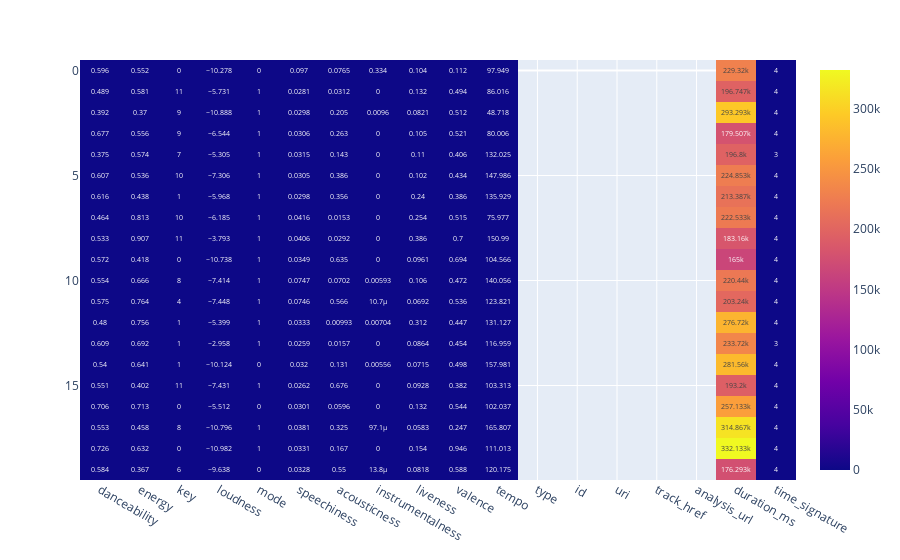

Notebook cell for this chart:
### Code cell
fig = px.imshow(df1, text_auto=True)
fig.update_xaxes(side='bottom')
fig.show()

### Figure 1 — Plotly figure (JSON) as saved in the notebook; plotly's stock layout.template omitted (floating-point values rounded to 4 significant figures; data arrays with more than 128 entries replaced by an {"elided": "..."} marker saying what was removed)
{"data": [{"coloraxis": "coloraxis", "hovertemplate": "x: %{x}<br>y: %{y}<br>color: %{z}<extra></extra>", "name": "0", "texttemplate": "%{z}", "type": "heatmap", "x": ["danceability", "energy", "key", "loudness", "mode", "speechiness", "acousticness", "instrumentalness", "liveness", "valence", "tempo", "type", "id", "uri", "track_href", "analysis_url", "duration_ms", "time_signature"], "xaxis": "x", "y": [0, 1, 2, 3, 4, 5, 6, 7, 8, 9, 10, 11, 12, 13, 14, 15, 16, 17, 18, 19], "yaxis": "y", "z": {"elided": "20x18 mixed values"}}], "layout": {"coloraxis": {"colorscale": [[0, "#0d0887"], [0.1111, "#46039f"], [0.2222, "#7201a8"], [0.3333, "#9c179e"], [0.4444, "#bd3786"], [0.5556, "#d8576b"], [0.6667, "#ed7953"], [0.7778, "#fb9f3a"], [0.8889, "#fdca26"], [1, "#f0f921"]]}, "margin": {"t": 60}, "xaxis": {"anchor": "y", "constrain": "domain", "domain": [0, 1], "scaleanchor": "y", "side": "bottom"}, "yaxis": {"anchor": "x", "autorange": "reversed", "constrain": "domain", "domain": [0, 1]}}}
